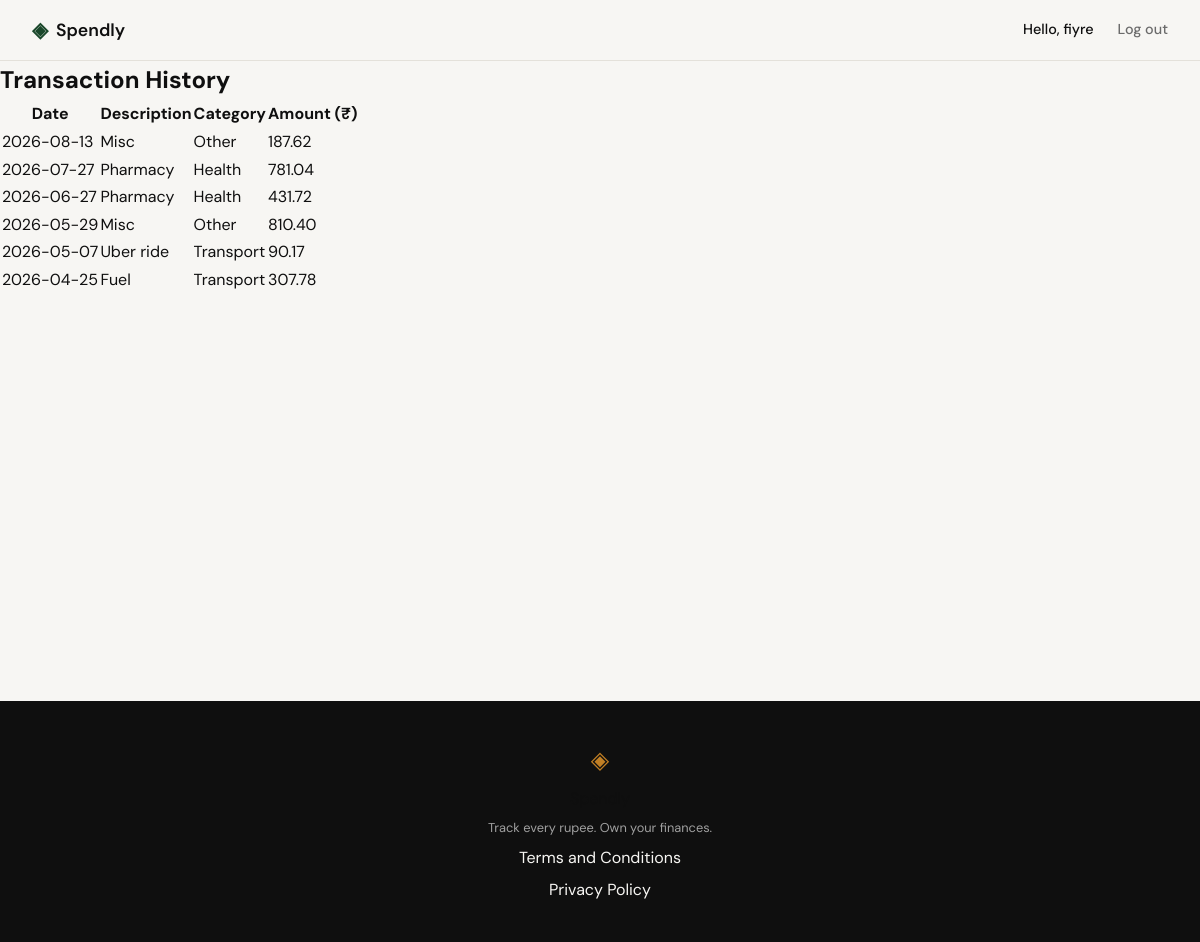
Screenshot of /profile/transactions (signed in) with the database file from the repository.
### tables this page shows
CREATE TABLE users (
            id INTEGER PRIMARY KEY AUTOINCREMENT,
            name TEXT NOT NULL,
            email TEXT UNIQUE NOT NULL,
            password_hash TEXT NOT NULL,
            created_at TEXT DEFAULT (datetime('now'))
        );

CREATE TABLE expenses (
            id INTEGER PRIMARY KEY AUTOINCREMENT,
            user_id INTEGER NOT NULL REFERENCES users(id),
            amount REAL NOT NULL,
            category TEXT NOT NULL,
            date TEXT NOT NULL,
            description TEXT,
            created_at TEXT DEFAULT (datetime('now'))
        );

### app.py (the view)
@app.route("/profile/transactions")
def profile_transactions():
    user_id = session.get("user_id")
    if not user_id:
        flash("Please log in to view your profile.", "warning")
        return redirect(url_for("login"))
    expenses = get_expenses_by_user(user_id)
    return render_template("profile_transactions.html", expenses=expenses)

### app.py (called while the page is built)
@app.context_processor
def inject_user():
    user_id = session.get("user_id")
    if user_id:
        db = get_db()
        user = db.execute("SELECT id, name, email, created_at FROM users WHERE id = ?", (user_id,)).fetchone()
        db.close()
        if user:
            return {"user": dict(user)}
    return {"user": None}

### database/db.py (called while the page is built)
def get_db():
    db = sqlite3.connect(DB_PATH)
    db.row_factory = sqlite3.Row
    db.execute("PRAGMA foreign_keys = ON")
    return db

def get_expenses_by_user(user_id, start_date=None, end_date=None):
    db = get_db()
    query = "SELECT id, amount, category, date, description FROM expenses WHERE user_id = ?"
    params = [user_id]
    if start_date and end_date:
        query += " AND date BETWEEN ? AND ?"
        params.extend([start_date, end_date])
    elif start_date:
        query += " AND date >= ?"
        params.append(start_date)
    elif end_date:
        query += " AND date <= ?"
        params.append(end_date)
    query += " ORDER BY date DESC"
    expenses = db.execute(query, tuple(params)).fetchall()
    db.close()
    return [dict(expense) for expense in expenses]

### templates/profile_transactions.html (shortened to what this page needs)
{% extends "base.html" %}
{% block content %}
<h2 class="my-4">Transaction History</h2>
{% if expenses %}
<table class="table table-striped">
  <thead>
    <tr>
      <th>Date</th>
      <th>Description</th>
      <th>Category</th>
      <th>Amount (₹)</th>
    </tr>
  </thead>
  <tbody>
    {% for expense in expenses %}
    <tr>
      <td>{{ expense.date }}</td>
      <td>{{ expense.description }}</td>
      <td>{{ expense.category }}</td>
      <td>{{ "%.2f"|format(expense.amount) }}</td>
    </tr>
    {% endfor %}
  </tbody>
</table>
{% else %}
<p>No transactions found.</p>
{% endif %}
{% endblock %}

### templates/base.html (shortened to what this page needs)
<!DOCTYPE html>
<html lang="en">
<head>
    <link rel="stylesheet" href="{{ url_for('static', filename='css/style.css') }}">
</head>
<body>
    <nav class="navbar">
        <div class="nav-inner">
            <a href="{{ url_for('landing') }}" class="nav-brand">
                <span class="brand-icon">◈</span>
                <span class="brand-name">Spendly</span>
            </a>
            <div class="nav-links">
                {% if session.get('user_id') and user %}
                    <span class="nav-user">Hello, {{ user.name }}</span>
                    <a href="{{ url_for('logout') }}">Log out</a>
                {% else %}
                    <a href="{{ url_for('login') }}">Sign in</a>
                    <a href="{{ url_for('register') }}" class="nav-cta">Get started</a>
                {% endif %}
            </div>
        </div>
    </nav>
    <main class="main-content">
        {% block content %}{% endblock %}
    </main>
    <footer class="footer">
        <div class="footer-inner">
            <span class="brand-icon">◈</span>
            <span class="brand-name">Spendly</span>
            <p class="footer-copy">Track every rupee. Own your finances.</p>
            <a href="{{ url_for('terms') }}">Terms and Conditions</a>
            <a href="{{ url_for('privacy') }}">Privacy Policy</a>
        </div>
    </footer>
</body>
</html>

### static/css/style.css (style rules this page uses)
:root { --ink: #0f0f0f; --ink-soft: #2d2d2d; --ink-muted: #6b6b6b; --ink-faint: #a0a0a0; --paper: #f7f6f3; --paper-warm: #f0ede6; --paper-card: #ffffff; --accent: #1a472a; --accent-light: #e8f0eb; --accent-2: #c17f24; --accent-2-light: #fdf3e3; --accent-3: #9b59b6; --accent-4: #e74c3c; --accent-5: #2980b9; --danger: #c0392b; --danger-light: #fdecea; --border: #e4e1da; --border-soft: #eeebe4; --font-display: 'DM Serif Display', Georgia, serif; --font-body: 'DM Sans', system-ui, sans-serif; --max-width: 1200px; --auth-width: 440px; --radius-sm: 6px; --radius-md: 12px; --radius-lg: 20px; }
*, *::before, *::after { box-sizing: border-box; margin: 0; padding: 0; }
html { font-size: 16px; scroll-behavior: smooth; }
body { background: var(--paper); color: var(--ink); font-family: var(--font-body); font-size: 1rem; line-height: 1.6; -webkit-font-smoothing: antialiased; }
a { color: inherit; text-decoration: none; }
.navbar { position: sticky; top: 0; z-index: 100; background: var(--paper); border-bottom: 1px solid var(--border); padding: 0 2rem; }
.nav-inner { max-width: var(--max-width); margin: 0 auto; height: 60px; display: flex; align-items: center; justify-content: space-between; }
.nav-brand { display: flex; align-items: center; gap: 0.5rem; font-family: var(--font-body); font-weight: 600; font-size: 1.1rem; color: var(--ink); }
.brand-icon { color: var(--accent); font-size: 1.3rem; }
.brand-name { color: var(--ink); }
.nav-links { display: flex; align-items: center; gap: 1.5rem; font-size: 0.9rem; font-weight: 500; }
.nav-links a { color: var(--ink-muted); transition: color 0.2s; }
.main-content { min-height: calc(100vh - 60px - 100px); }
.footer { background: var(--ink); color: var(--paper); padding: 2.5rem 2rem; text-align: center; }
.footer-inner { display: flex; flex-direction: column; align-items: center; gap: 0.4rem; }
.footer .brand-icon { color: var(--accent-2); font-size: 1.5rem; }
.footer-copy { font-size: 0.8rem; color: var(--ink-faint); }

### rows the page displays
users: name "fiyre"
expenses: date "2026-08-13", description "Misc", category "Other", amount "187.62"
expenses: date "2026-07-27", description "Pharmacy", category "Health", amount "781.04"
expenses: date "2026-06-27", description "Pharmacy", category "Health", amount "431.72"
expenses: date "2026-05-29", description "Misc", category "Other", amount "810.40"
expenses: date "2026-05-07", description "Uber ride", category "Transport", amount "90.17"
expenses: date "2026-04-25", description "Fuel", category "Transport", amount "307.78"
